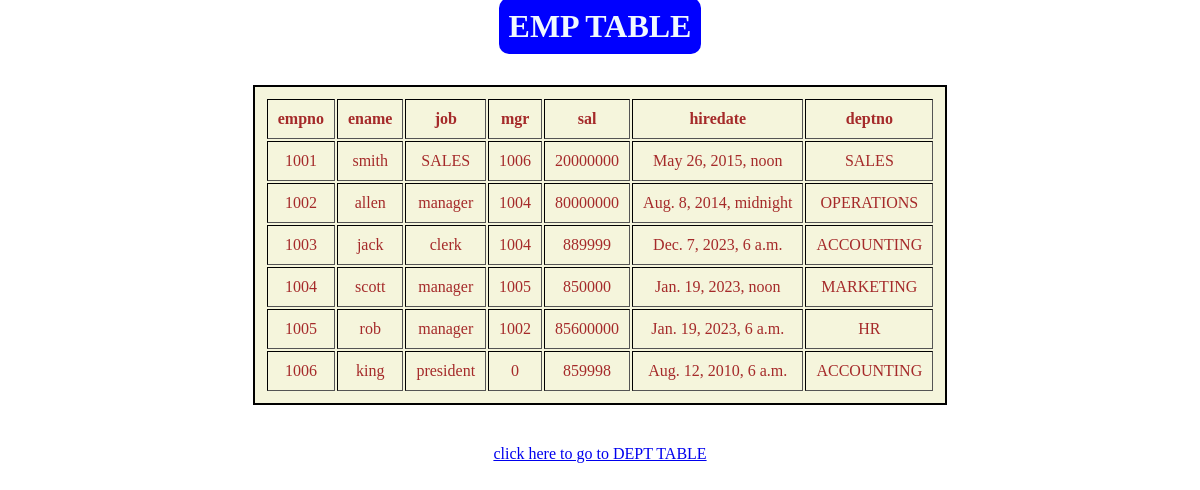
The page /emp/ on the database its author committed.
### app/models.py (models this page shows, shortened)
class Emp(models.Model):
    empno = models.IntegerField(primary_key=True)
    ename =models.CharField(max_length=100)
    job =  models.CharField(max_length=100)
    mgr =  models.IntegerField()
    hiredate = models.DateTimeField()
    sal = models.IntegerField()
    deptno =  models.ForeignKey(Dept, on_delete= models.CASCADE)

class Dept(models.Model):
    deptno = models.IntegerField(primary_key=True)
    dname = models.CharField(max_length=100)
    loc = models.CharField(max_length=100)
    def __str__(self):
        return self.dname

### app/views.py (the view)
# urls.py: path('emp/', emp, name='emp'),
def emp(request):
    QLEO= Emp.objects.all()
    d={'emp' : QLEO}
    return render(request, 'emp.html', context=d)

### template/emp.html (shortened to what this page needs)
<!DOCTYPE html>
<html lang="en">
<head>
</head>
<body>
    <center>
        <h1>
            EMP TABLE
        </h1>
        <table border="1px">
            <tr>
                <th>empno</th>
                <th>ename</th>
                <th>job</th>
                <th>mgr</th>
                <th>sal</th>
                <th>hiredate</th>
                <th>deptno</th>
            </tr>
        {% for oe in emp %}
            <tr>
                <td>{{oe.empno}}</td>
                <td>{{oe.ename}}</td>
                <td>{{oe.job}}</td>
                <td>{{oe.mgr}}</td>
                <td>{{oe.sal}}</td>
                <td>{{oe.hiredate}}</td>
                <td>{{oe.deptno}}</td>
            </tr>
        {% endfor %}
        </table>
        <a href="{% url 'dept' %}"> click here to go to DEPT TABLE</a>
    </center>
</body>
</html>

### template/emp.html (style rules this page uses)
h1 { background-color: blue; color: aliceblue; display: inline; padding: 10px; border-radius: 10px; }
table { margin: 40px; border: 2px solid black; color: brown; background-color: beige; padding: 10px; }
th { padding: 10px; }
td { padding: 10px; text-align: center; }

### rows shown on the page
Emp: empno "1001", ename "smith", job "SALES", mgr "1006", sal "20000000", hiredate "May 26, 2015, noon", deptno "SALES"
Emp: empno "1002", ename "allen", job "manager", mgr "1004", sal "80000000", hiredate "Aug. 8, 2014, midnight", deptno "OPERATIONS"
Emp: empno "1003", ename "jack", job "clerk", mgr "1004", sal "889999", hiredate "Dec. 7, 2023, 6 a.m.", deptno "ACCOUNTING"
Emp: empno "1004", ename "scott", job "manager", mgr "1005", sal "850000", hiredate "Jan. 19, 2023, noon", deptno "MARKETING"
Emp: empno "1005", ename "rob", job "manager", mgr "1002", sal "85600000", hiredate "Jan. 19, 2023, 6 a.m.", deptno "HR"
Emp: empno "1006", ename "king", job "president", mgr "0", sal "859998", hiredate "Aug. 12, 2010, 6 a.m.", deptno "ACCOUNTING"
